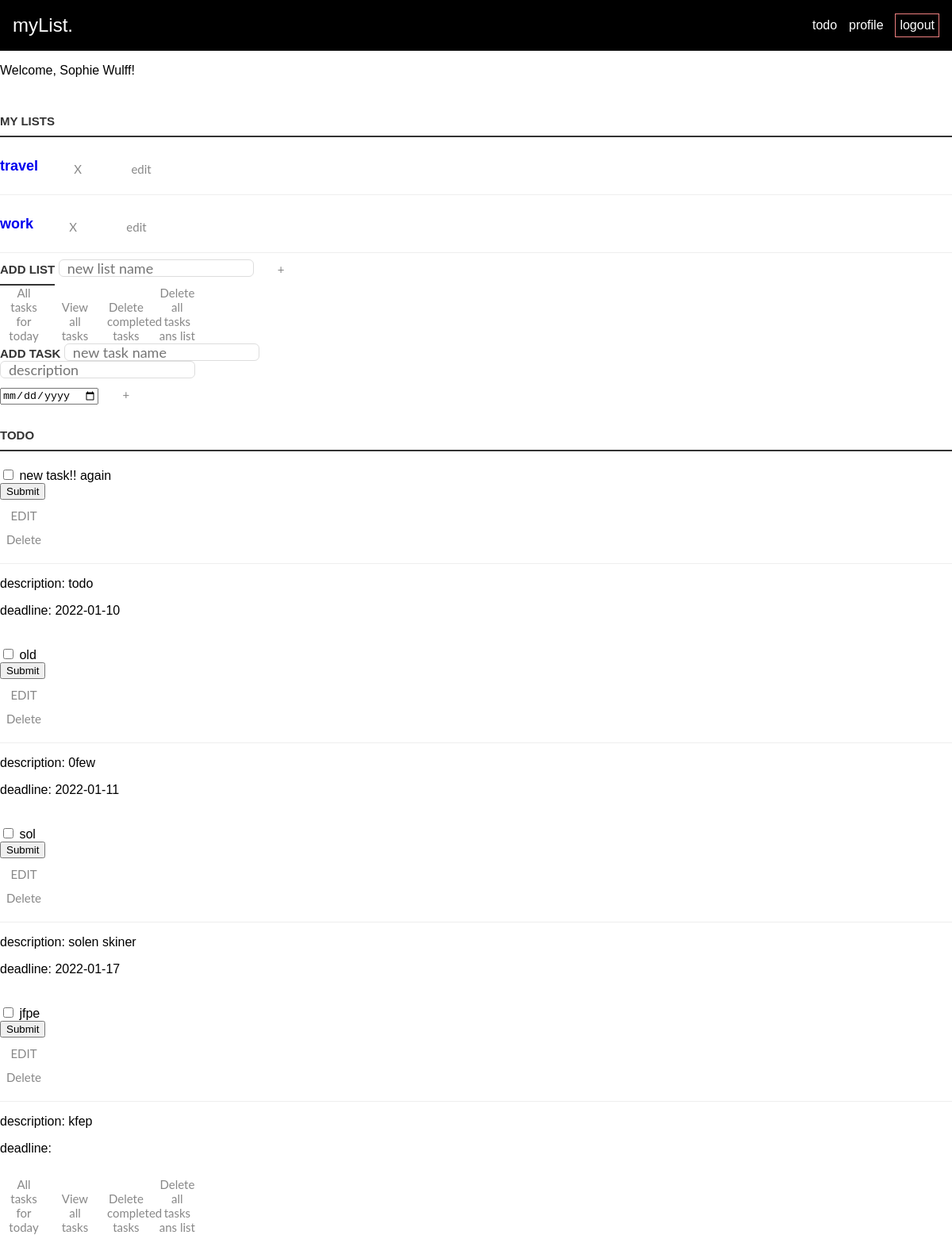
/loggedin.php?id=28&title=travel (signed in), run on the app's committed database.
### tables this page shows
CREATE TABLE lists (
id INTEGER PRIMARY KEY AUTOINCREMENT,
title VARCHAR,
created_at DATETIME DEFAULT CURRENT_TIMESTAMP,
user_id INTEGER,
FOREIGN KEY(user_id) REFERENCES users(id)
);

CREATE TABLE tasks (
id INTEGER PRIMARY KEY AUTOINCREMENT,
title VARCHAR,
created_at DATETIME DEFAULT CURRENT_TIMESTAMP,
deadline_at DATETIME DEFAULT CURRENT_TIMESTAMP,
completed_at DATETIME DEFAULT CURRENT_TIMESTAMP,
content VARCHAR,
list_id INTEGER,
user_id INTEGER,
FOREIGN KEY(list_id) REFERENCES lists(id),
FOREIGN KEY(user_id) REFERENCES users(id)
);

### app/functions.php (called while the page is built, shortened)
<?php
function get_lists(object $database)
{
    $user_id = $_SESSION['user']['id'];
    $statement = $database->prepare("SELECT * FROM lists WHERE user_id = :id");
    $statement->bindParam(':id', $user_id, PDO::PARAM_INT);
    $statement->execute();
    $lists = $statement->fetchAll(PDO::FETCH_ASSOC);
    return $lists;
}
function get_tasks(object $database)
{
    $user_id = $_SESSION['user']['id'];
    $statement = $database->prepare('SELECT * FROM tasks WHERE user_id = :user_id ');
    $statement->bindParam(':user_id', $user_id, PDO::PARAM_INT);
    $statement->execute();
    $allTasks = $statement->fetchAll(PDO::FETCH_ASSOC);
    return $allTasks;
}

### loggedin.php (the view, shortened to what this page needs)
<?php
require __DIR__ . '/app/autoload.php';
require __DIR__ . '/views/header.php';
?>
<?php if (isset($_SESSION['user'])) : ?>
    <p>Welcome, <?= $_SESSION['user']['name']; ?>!</p>
<?php
endif; ?>
<div class="loggedin-container">
    <h3>My Lists</h2>
        <div class="list-container">
            <ul>
                <?php
                $lists = get_lists($database);
                foreach ($lists as $list) : ?>
                    <?php
                    $title = $list['title'];
                    $id = $list['id'];
                    ?>
                    <li>
                        <a href="loggedin.php?id=<?= $id; ?>&title=<?= $title; ?>"><?php echo $title ?></a>
                        <form action="/app/lists/delete.php" method="post">
                            <button class="loggedin-btn" name="delete-list" type="submit" value="<?= $id ?>">X</button>
                        </form>
                        <form action="/app/lists/edit.php" method="post">
                            <button class="loggedin-btn" name="edit-list" type="submit" value="<?= $id ?>">edit</button>
                        </form>
                    </li>
                <?php endforeach ?>
            </ul>
        </div>
        <form action="/app/lists/create.php" method="post">
            <label for="title">Add list</label>
            <input id="title" name="title" type="text" class="new-list" placeholder="new list name" aria-label="new list name" />
            <button class="loggedin-btn">+</button>
        </form>
        <div class="delete-stuff">
            <button class="loggedin-btn">All tasks for today</button>
            <button class="loggedin-btn">View all tasks</button>
            <button class="loggedin-btn">Delete completed tasks</button>
            <button class="loggedin-btn">Delete all tasks ans list</button>
        </div>
        <form action="/app/tasks/create.php?id=<?= $_GET['id'] ?>&title=<?= $title; ?>" method="post">
            <div>
                <label for="title">Add task</label>
                <input id="title" name="title" type="text" class="new-task" placeholder="new task name" />
            </div>
            <div>
                <input id="content" name="content" type="text" class="new-task" placeholder="description" />
            </div>
            <div>
                <input id="date" name="date" type="date" class="new-task" />
                <button class="loggedin-btn" class="create-task" aria-label="create new task">+</button>
            </div>
        </form>
        <div class="task-container">
            <h3>Todo</h3>
            <ul>
                <?php
                if (isset($_GET['id'])) :
                    $tasks = get_tasks($database);
                    foreach ($tasks as $task) :
                        if ($task['list_id'] === $_GET['id']) : ?>
                            <li>
                                <form action="/app/tasks/completed.php" method="POST">
                                    <input type="checkbox" name="is_completed" value="<?= $task['id'] ?>" name="id" />
                                    <label for="is_completed">
                                        <?= $task['title']; ?>
                                    </label>
                                    <div>
                                        <button type="submit">Submit</button>
                                    </div>
                                </form>
                                <form action="/edit-tasks.php" method="post">
                                    <button class="loggedin-btn" type="submit">EDIT</button>
                                </form>
                                <form action="/app/tasks/delete.php?id=<?= $_GET['id'] ?>&title=<?= $title; ?>" method="post">
                                    <button class="loggedin-btn" name="delete-task" type="submit" value="<?= $task['id'] ?>">Delete</button>
                                </form>
                            </li>
                            <div class="info-about-task">
                                <p>description: <?php echo $task['content'] ?></p>
                                <p>deadline: <?php echo $task['deadline_at'] ?></p>
                            </div>
                        <?php endif; ?>
                    <?php endforeach ?>
            </ul>
        </div>
    <?php else :
                    echo 'please choose a list.'
    ?>
    <?php endif; ?>
    <div class="delete-stuff">
        <button class="loggedin-btn">All tasks for today</button>
        <button class="loggedin-btn">View all tasks</button>
        <button class="loggedin-btn">Delete completed tasks</button>
        <button class="loggedin-btn">Delete all tasks ans list</button>
    </div>
</div>
<?php require __DIR__ . '/views/footer.php'; ?>

### views/header.php (shortened to what this page needs)
<!DOCTYPE html>
<html lang="en">
<head>
    <link rel="stylesheet" href="assets/styles/style.css">
    <link rel="stylesheet" href="assets/styles/header.css">
    <link rel="stylesheet" href="assets/styles/footer.css">
    <link rel="stylesheet" href="assets/styles/signup.css">
    <link rel="stylesheet" href="assets/styles/profile.css">
    <link rel="stylesheet" href="assets/styles/loggedin.css">
</head>
<body>
    <header>
        <?php if (isset($_SESSION['user'])) { ?>
            <div class="logo"><a href="/">myList.</a></div>
            <div class="nav-buttons">
                <a href="/loggedin.php">todo</a>
                <a href="profile.php">profile</a>
                <a href="/app/users/logout.php">logout</a>
            </div>
        <?php } ?>
    </header>

### views/footer.php (shortened to what this page needs)
</body>
</html>

### assets/styles/style.css (style rules this page uses)
* { box-sizing: border-box; }
body { margin: 0; padding: 0; font-family: sans-serif; }

### assets/styles/header.css (style rules this page uses)
header { display: flex; justify-content: space-between; align-items: center; padding-right: 1rem; padding-left: 1rem; }
header { background-color: black; height: 4rem; font-family: sans-serif; }
.nav-buttons { width: 10rem; display: flex; justify-content: space-between; align-items: center; }
.nav-buttons a:last-child { border: 1px solid lightcoral; padding: 5px; }
.logo { font-size: 24px; }
header a { text-decoration: none; color: white; }

### assets/styles/loggedin.css (style rules this page uses)
.list-container li { display: flex; align-items: center; gap: 20px; font-size: 24px; }
.list-container a { text-decoration: none; font-size: 18px; font-weight: 600; }
.list-container ul, .task-container ul { margin: 0; padding: 0; }
.loggedin-btn { background: none; border: 0px; color: #888; font-size: 15px; width: 60px; margin: 10px 0 0; font-family: Lato, sans-serif; cursor: pointer; }
.loggedin-container h3 { color: #333; font-weight: 700; font-size: 15px; border-bottom: 2px solid #333; padding: 30px 0 10px; margin: 0; text-transform: uppercase; }
input[type='text'] { margin: 0; font-size: 18px; line-height: 18px; height: 18px; padding: 10px; border: 1px solid #ddd; background: #fff; border-radius: 6px; font-family: Lato, sans-serif; color: #888; }
.list-container li, .task-container li { overflow: hidden; padding: 20px 0; border-bottom: 1px solid #eee; }
label[for='title'] { color: #333; font-weight: 700; font-size: 15px; border-bottom: 2px solid #333; padding: 30px 0 10px; margin: 0; text-transform: uppercase; width: 100%; }

### data on the page
lists: title "travel", $id 28 (drawn)
lists: title "work", $id 30 (drawn)
tasks: title "new task!! again", $task['id'] 49 (drawn), content "todo", deadline_at "2022-01-10"
tasks: title "old", $task['id'] 52 (drawn), content "0few", deadline_at "2022-01-11"
tasks: title "sol", $task['id'] 56 (drawn), content "solen skiner", deadline_at "2022-01-17"
tasks: title "jfpe", $task['id'] 57 (drawn), content "kfep"

### other printed values
$_SESSION['user']['name'] "Sophie Wulff"
